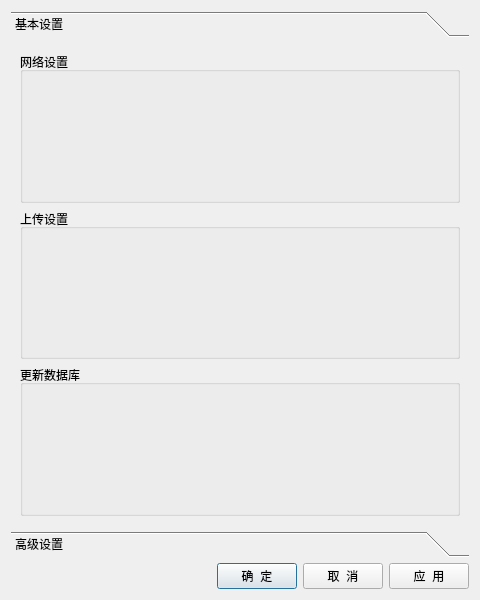
<?xml version="1.0" encoding="UTF-8"?>
<ui version="4.0">
 <class>Dialog</class>
 <widget class="QDialog" name="Dialog">
  <property name="geometry">
   <rect>
    <x>0</x>
    <y>0</y>
    <width>480</width>
    <height>600</height>
   </rect>
  </property>
  <property name="sizePolicy">
   <sizepolicy hsizetype="Fixed" vsizetype="Fixed">
    <horstretch>0</horstretch>
    <verstretch>0</verstretch>
   </sizepolicy>
  </property>
  <property name="minimumSize">
   <size>
    <width>480</width>
    <height>600</height>
   </size>
  </property>
  <property name="maximumSize">
   <size>
    <width>480</width>
    <height>600</height>
   </size>
  </property>
  <property name="windowTitle">
   <string>设置</string>
  </property>
  <layout class="QVBoxLayout" name="verticalLayout">
   <item>
    <widget class="QToolBox" name="toolBox">
     <property name="currentIndex">
      <number>0</number>
     </property>
     <widget class="QWidget" name="PG_Base">
      <property name="geometry">
       <rect>
        <x>0</x>
        <y>0</y>
        <width>462</width>
        <height>499</height>
       </rect>
      </property>
      <property name="toolTip">
       <string/>
      </property>
      <attribute name="label">
       <string>基本设置</string>
      </attribute>
      <layout class="QVBoxLayout" name="verticalLayout_2">
       <item>
        <widget class="QGroupBox" name="groupBox">
         <property name="title">
          <string>网络设置</string>
         </property>
        </widget>
       </item>
       <item>
        <widget class="QGroupBox" name="groupBox_2">
         <property name="title">
          <string>上传设置</string>
         </property>
        </widget>
       </item>
       <item>
        <widget class="QGroupBox" name="groupBox_3">
         <property name="title">
          <string>更新数据库</string>
         </property>
        </widget>
       </item>
      </layout>
     </widget>
     <widget class="QWidget" name="PG_Advence">
      <property name="geometry">
       <rect>
        <x>0</x>
        <y>0</y>
        <width>462</width>
        <height>499</height>
       </rect>
      </property>
      <attribute name="label">
       <string>高级设置</string>
      </attribute>
      <layout class="QVBoxLayout" name="verticalLayout_3">
       <item>
        <widget class="QGroupBox" name="groupBox_4">
         <property name="title">
          <string>扫描规则</string>
         </property>
        </widget>
       </item>
       <item>
        <widget class="QGroupBox" name="groupBox_5">
         <property name="title">
          <string>GroupBox</string>
         </property>
        </widget>
       </item>
      </layout>
     </widget>
    </widget>
   </item>
   <item>
    <layout class="QHBoxLayout" name="horizontalLayout">
     <item>
      <spacer name="horizontalSpacer">
       <property name="orientation">
        <enum>Qt::Horizontal</enum>
       </property>
       <property name="sizeHint" stdset="0">
        <size>
         <width>40</width>
         <height>20</height>
        </size>
       </property>
      </spacer>
     </item>
     <item>
      <widget class="QPushButton" name="PB_Confirm">
       <property name="text">
        <string>确  定</string>
       </property>
      </widget>
     </item>
     <item>
      <widget class="QPushButton" name="PB_Cancel">
       <property name="text">
        <string>取  消</string>
       </property>
      </widget>
     </item>
     <item>
      <widget class="QPushButton" name="PB_Apply">
       <property name="toolTip">
        <string> 应用更改</string>
       </property>
       <property name="text">
        <string>应  用</string>
       </property>
      </widget>
     </item>
    </layout>
   </item>
  </layout>
 </widget>
 <resources/>
 <connections/>
</ui>
